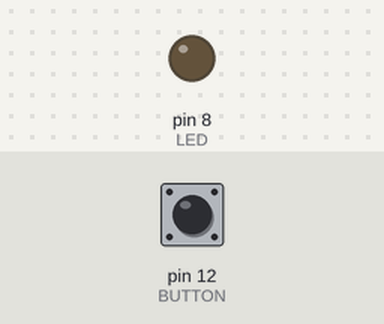
Recording of a sketch running on a simulated Arduino Uno, built with avr-gcc and run on an emulated ATmega328P. Parts: output pins drawn as LEDs (lit = HIGH). Inputs (shaded band) come from the test bench; at power-on: pin 12 (BUTTON) LOW.

Above: at 1.2 s.
1.3 s: pin 12 (BUTTON) pulled HIGH for 0.15 s
At 2.2 s:
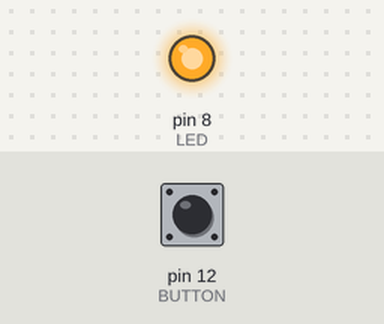
2.9 s: pin 12 (BUTTON) pulled HIGH for 1 s
At 3.5 s:
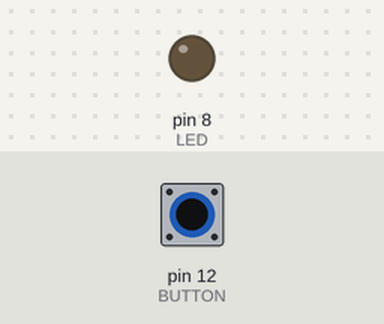
5.4 s: pin 12 (BUTTON) pulled HIGH for 3.2 s
At 6.6 s:
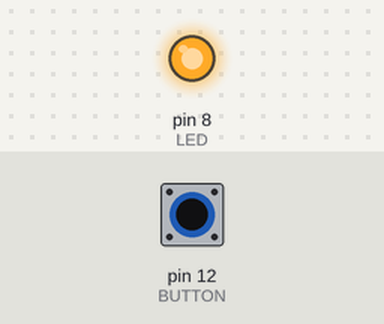
Timing chart, 0 to 8.4 s (numbered marks = the images above; inputs shaded):
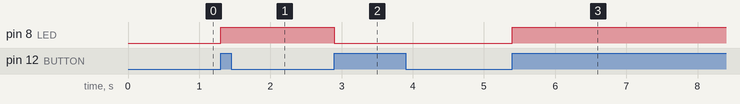

The sketch:

buttonpress.ino
```cpp
# define LED 8
# define BUTTON 12

bool isPressed = false;

void setup() {
  pinMode(LED, OUTPUT);
  pinMode(BUTTON, INPUT);
}

void loop() {
  int value = digitalRead(BUTTON);
  if (value == 1) {
    if (!isPressed) {
      isPressed = true;

      int state = digitalRead(LED);
      if (state == 1) digitalWrite(LED, 0);
      else digitalWrite(LED, 1);
    }
  }
  else {
    isPressed = false;
  }
}
```

Measured:
- after the input at 1.3 s, pin 8 (LED): LOW → HIGH at once
- after the input at 2.9 s, pin 8 (LED): HIGH → LOW at once
- after the input at 5.4 s, pin 8 (LED): LOW → HIGH at once
